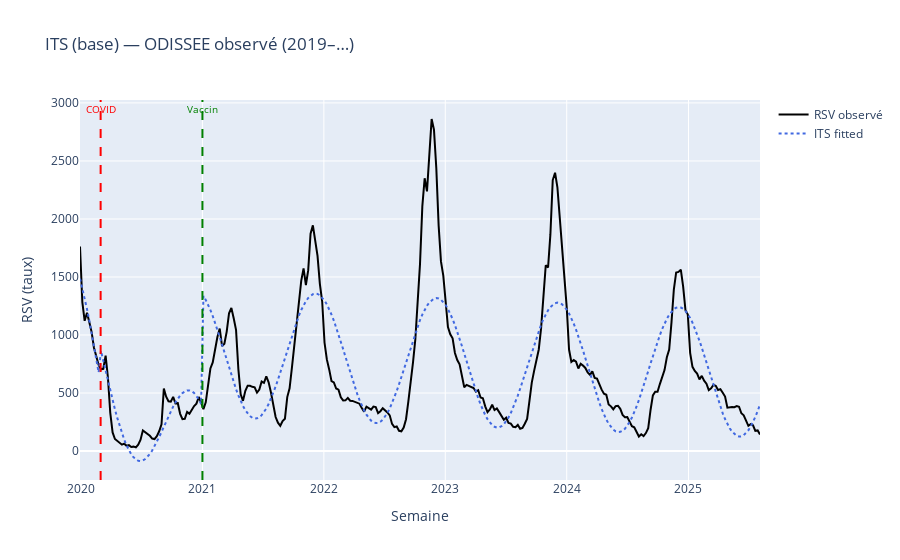
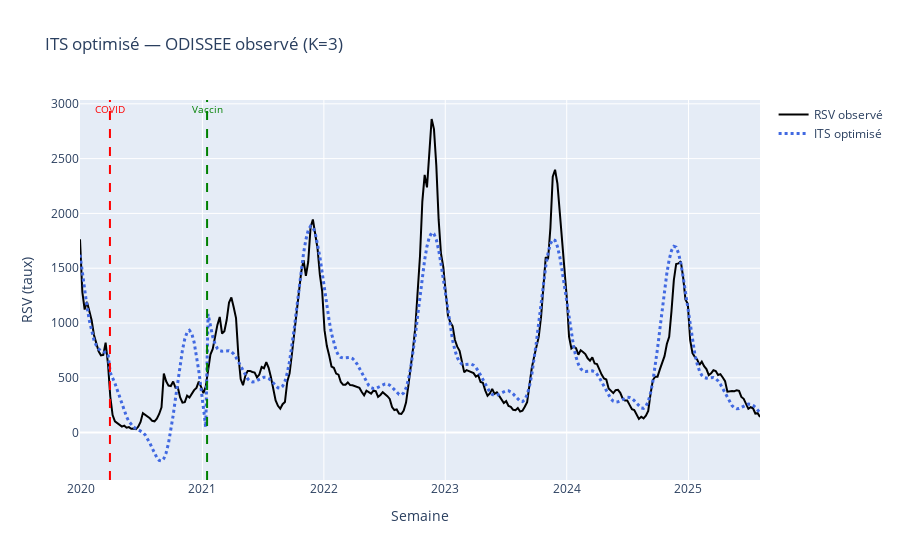

Notebook code for these charts, in order:
### Code cell
# ==========================================
# 🔁 BLOC 3 — ITS (rebuild) sur ODISSEE pur
# ==========================================
import numpy as np
import pandas as pd
import statsmodels.api as sm
from statsmodels.stats.diagnostic import acorr_ljungbox
import plotly.graph_objects as go

print("🚀 ITS reconstruit sur ODISSEE observé (2019–…)")

# 0) Source = ODISSEE observé uniquement (pas d'exogènes)
rsv_obs = rsv.copy()  # rsv vient de ton BLOC 1 (ODISSEE)
rsv_obs = rsv_obs.sort_values("date_monday").set_index("date_monday")[["RSV"]]

# Assurer une fréquence hebdo (lundi ISO) continue
idx_full = pd.date_range(start=rsv_obs.index.min(), end=rsv_obs.index.max(), freq="W-MON")
rsv_obs = rsv_obs.reindex(idx_full)
# (option) si trous très ponctuels, tu peux interpoler légèrement :
# rsv_obs["RSV"] = rsv_obs["RSV"].interpolate(limit_direction="both")

# 1) ITS BASE — ruptures COVID / Vaccin
df_its = rsv_obs.copy()
df_its["t"] = np.arange(len(df_its))
df_its["post_covid"] = (df_its.index >= COVID_START).astype(int)
df_its["post_vacc"]  = (df_its.index >= VACC_START).astype(int)
df_its["t_post_covid"] = df_its["t"] * df_its["post_covid"]
df_its["t_post_vacc"]  = df_its["t"] * df_its["post_vacc"]
# Saison simple
df_its["sin52"] = np.sin(2*np.pi*df_its["t"]/52)
df_its["cos52"] = np.cos(2*np.pi*df_its["t"]/52)

Y = df_its["RSV"].astype(float)
X = df_its[["t","sin52","cos52","post_covid","t_post_covid","post_vacc","t_post_vacc"]]

its = sm.OLS(Y, sm.add_constant(X)).fit(cov_type="HAC", cov_kwds={"maxlags":12})
print(f"✅ ITS base (ODISSEE pur) : AIC={its.aic:.1f}, BIC={its.bic:.1f}, DW={sm.stats.stattools.durbin_watson(its.resid):.2f}")

fig = go.Figure()
fig.add_trace(go.Scatter(x=df_its.index, y=df_its["RSV"], name="RSV observé", mode="lines", line=dict(color="black", width=2)))
fig.add_trace(go.Scatter(x=df_its.index, y=its.fittedvalues, name="ITS fitted", mode="lines", line=dict(color="royalblue", dash="dot", width=2)))
# Lignes verticales robustes (add_shape)
fig.add_shape(type="line", x0=COVID_START, x1=COVID_START, y0=0, y1=1, xref="x", yref="paper", line=dict(color="red", width=2, dash="dash"))
fig.add_annotation(x=COVID_START, y=1, text="COVID", showarrow=False, yref="paper", font=dict(color="red", size=10))
fig.add_shape(type="line", x0=VACC_START, x1=VACC_START, y0=0, y1=1, xref="x", yref="paper", line=dict(color="green", width=2, dash="dash"))
fig.add_annotation(x=VACC_START, y=1, text="Vaccin", showarrow=False, yref="paper", font=dict(color="green", size=10))
fig.update_layout(title="ITS (base) — ODISSEE observé (2019–…)", xaxis_title="Semaine", yaxis_title="RSV (taux)")
fig.show()

# 2) ITS OPTIMISÉ — dates ±28j & Fourier (toujours sur ODISSEE pur)
def add_fourier_indexed(df, K=1, period=52):
    out = df.copy()
    t = np.arange(len(out))
    for k in range(1, K+1):
        out[f"sin{k}"] = np.sin(2*np.pi*k*t/period)
        out[f"cos{k}"] = np.cos(2*np.pi*k*t/period)
    return out

def make_its_design_obs(series, covid_date, vacc_date, K=1):
    dfX = series.copy()
    dfX["t"] = np.arange(len(dfX))
    dfX["post_covid"] = (dfX.index >= covid_date).astype(int)
    dfX["post_vacc"]  = (dfX.index >= vacc_date).astype(int)
    dfX["t_post_covid"] = dfX["t"] * dfX["post_covid"]
    dfX["t_post_vacc"]  = dfX["t"] * dfX["post_vacc"]
    dfX = add_fourier_indexed(dfX, K=K)
    y = dfX["RSV"].astype(float)
    Xcols = ["t","post_covid","t_post_covid","post_vacc","t_post_vacc"] + \
            [f"sin{k}" for k in range(1,K+1)] + [f"cos{k}" for k in range(1,K+1)]
    X = dfX[Xcols]
    hac_lags = int(np.clip(np.sqrt(len(dfX)),8,24))
    fit = sm.OLS(y, sm.add_constant(X)).fit(cov_type="HAC", cov_kwds={"maxlags": hac_lags})
    return fit, dfX

steps = np.array([-28,-14,0,14,28], dtype="timedelta64[D]")
candidates_covid = [COVID_START + pd.to_timedelta(int(s.astype(int)), unit="D") for s in steps]
candidates_vacc  = [VACC_START  + pd.to_timedelta(int(s.astype(int)), unit="D") for s in steps]
Ks = [1,2,3]

best = {"aic": np.inf}
for K in Ks:
    for cdate in candidates_covid:
        for vdate in candidates_vacc:
            if vdate <= cdate: 
                continue
            try:
                fit, dfX = make_its_design_obs(rsv_obs.copy(), cdate, vdate, K=K)
                if fit.aic < best["aic"]:
                    best = {"aic": fit.aic, "K": K, "covid": cdate, "vacc": vdate, "fit": fit, "df": dfX}
            except Exception:
                pass

its_best = best["fit"]; df_plot = best["df"]
print(f"🥇 ITS optimisé (ODISSEE pur) : AIC={best['aic']:.1f} | K={best['K']} | COVID={best['covid'].date()} | VACC={best['vacc'].date()}")

# Diagnostics
dw = sm.stats.stattools.durbin_watson(its_best.resid)
lb = acorr_ljungbox(its_best.resid, lags=[8,12,24], return_df=True)[["lb_stat","lb_pvalue"]]
print(f"Durbin–Watson={dw:.3f}")
display(lb)

# Plot final (robuste)
fig = go.Figure()
fig.add_trace(go.Scatter(x=df_plot.index, y=df_plot["RSV"], mode="lines", name="RSV observé", line=dict(color="black", width=2)))
fig.add_trace(go.Scatter(x=df_plot.index, y=its_best.fittedvalues, mode="lines", name="ITS optimisé", line=dict(color="royalblue", dash="dot", width=3)))
fig.add_shape(type="line", x0=best["covid"], x1=best["covid"], y0=0, y1=1, xref="x", yref="paper", line=dict(color="red", width=2, dash="dash"))
fig.add_annotation(x=best["covid"], y=1, text="COVID", showarrow=False, yref="paper", font=dict(color="red", size=10))
fig.add_shape(type="line", x0=best["vacc"], x1=best["vacc"], y0=0, y1=1, xref="x", yref="paper", line=dict(color="green", width=2, dash="dash"))
fig.add_annotation(x=best["vacc"], y=1, text="Vaccin", showarrow=False, yref="paper", font=dict(color="green", size=10))
fig.update_layout(title=f"ITS optimisé — ODISSEE observé (K={best['K']})", xaxis_title="Semaine", yaxis_title="RSV (taux)")
fig.show()

### Figure 1 — Plotly figure (JSON) as saved in the notebook; plotly's stock layout.template omitted (floating-point values rounded to 4 significant figures; data arrays with more than 128 entries replaced by an {"elided": "..."} marker saying what was removed)
{"data": [{"line": {"color": "black", "width": 2}, "mode": "lines", "name": "RSV observé", "type": "scatter", "x": {"elided": "293 str values"}, "y": {"elided": "293 float values"}}, {"line": {"color": "royalblue", "dash": "dot", "width": 2}, "mode": "lines", "name": "ITS fitted", "type": "scatter", "x": {"elided": "293 str values"}, "y": {"elided": "293 float values"}}], "layout": {"annotations": [{"font": {"color": "red", "size": 10}, "showarrow": false, "text": "COVID", "x": "2020-03-01T00:00:00", "y": 1, "yref": "paper"}, {"font": {"color": "green", "size": 10}, "showarrow": false, "text": "Vaccin", "x": "2021-01-01T00:00:00", "y": 1, "yref": "paper"}], "shapes": [{"line": {"color": "red", "dash": "dash", "width": 2}, "type": "line", "x0": "2020-03-01T00:00:00", "x1": "2020-03-01T00:00:00", "xref": "x", "y0": 0, "y1": 1, "yref": "paper"}, {"line": {"color": "green", "dash": "dash", "width": 2}, "type": "line", "x0": "2021-01-01T00:00:00", "x1": "2021-01-01T00:00:00", "xref": "x", "y0": 0, "y1": 1, "yref": "paper"}], "title": {"text": "ITS (base) — ODISSEE observé (2019–…)"}, "xaxis": {"title": {"text": "Semaine"}}, "yaxis": {"title": {"text": "RSV (taux)"}}}}

### Figure 2 — Plotly figure (JSON) as saved in the notebook; plotly's stock layout.template omitted (floating-point values rounded to 4 significant figures; data arrays with more than 128 entries replaced by an {"elided": "..."} marker saying what was removed)
{"data": [{"line": {"color": "black", "width": 2}, "mode": "lines", "name": "RSV observé", "type": "scatter", "x": {"elided": "293 str values"}, "y": {"elided": "293 float values"}}, {"line": {"color": "royalblue", "dash": "dot", "width": 3}, "mode": "lines", "name": "ITS optimisé", "type": "scatter", "x": {"elided": "293 str values"}, "y": {"elided": "293 float values"}}], "layout": {"annotations": [{"font": {"color": "red", "size": 10}, "showarrow": false, "text": "COVID", "x": "2020-03-29T00:00:00", "y": 1, "yref": "paper"}, {"font": {"color": "green", "size": 10}, "showarrow": false, "text": "Vaccin", "x": "2021-01-15T00:00:00", "y": 1, "yref": "paper"}], "shapes": [{"line": {"color": "red", "dash": "dash", "width": 2}, "type": "line", "x0": "2020-03-29T00:00:00", "x1": "2020-03-29T00:00:00", "xref": "x", "y0": 0, "y1": 1, "yref": "paper"}, {"line": {"color": "green", "dash": "dash", "width": 2}, "type": "line", "x0": "2021-01-15T00:00:00", "x1": "2021-01-15T00:00:00", "xref": "x", "y0": 0, "y1": 1, "yref": "paper"}], "title": {"text": "ITS optimisé — ODISSEE observé (K=3)"}, "xaxis": {"title": {"text": "Semaine"}}, "yaxis": {"title": {"text": "RSV (taux)"}}}}
